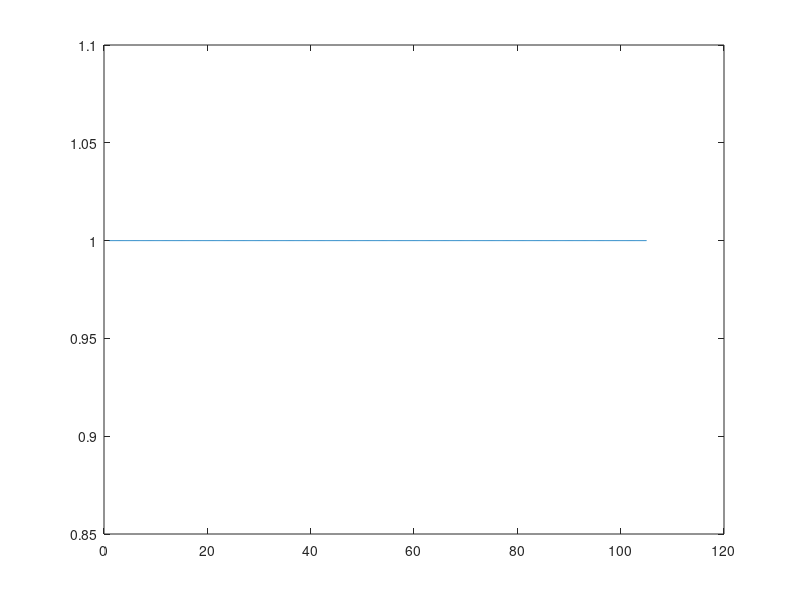

Write the MATLAB code that produced this figure.
%% Problem 1
% h=.01;
% 
% [X, Y]=meshgrid(-1:h:1,-1:h:1);      % the grid is now rectangular
% f = -10*X./Y;
% contour(X, Y, f, -10:1:10);  
% hold on                         
% dx=ones(size(X));
% quiver(X, Y, dx, f)
% axis tight
% hold off


% Plotting isoclines
grid_step = 0.1;
grid_max = 1;
grid_min = -1;
[X, Y] = meshgrid(grid_min:grid_step:grid_max, grid_min:grid_step:grid_max);

isoc_step = 0.1;
% f = @(x1, alpha) -10*x1/alpha;
f = @(x1, alpha) -10*x1/(10+alpha);
figure(1);
cla
hold on;
for alpha = [logspace(-2,0,10), logspace(0,2,20)]
    for i = 0:1
        alpha_s = alpha*(-1)^i;
        x1 = grid_min:isoc_step:grid_max;
        x2 = [];
        for x = x1 
            x2 = [x2, f(x, alpha_s)];
        end
        plot(x1, x2, '-x')
    end
end
xlim([grid_min, grid_max])
ylim([grid_min, grid_max])
hold off;


%% Problem 2
r_dot = @(r,t) r*(r^2-1) *sin(1/(r^2-1));
X = -2:0.01:2;
Y = [];
for x=X
    Y = [Y, r_dot(x)];
end
% plot(X,Y)
for r_0 = logspace(-3,0.1,10)
    r_0 = 0.9999999999999;
    r_all = [];
    r = r_0;
    dt  = 0.1;
    T = 1:dt:105;
    for t = T
        r = r + r_dot(r,t)*dt;
        r_all = [r_all, r];
    end
    plot(T,r_all);
    fprintf('Starting Radius: %s, Final Value: %s \n',r_0, r_all(end))
end
